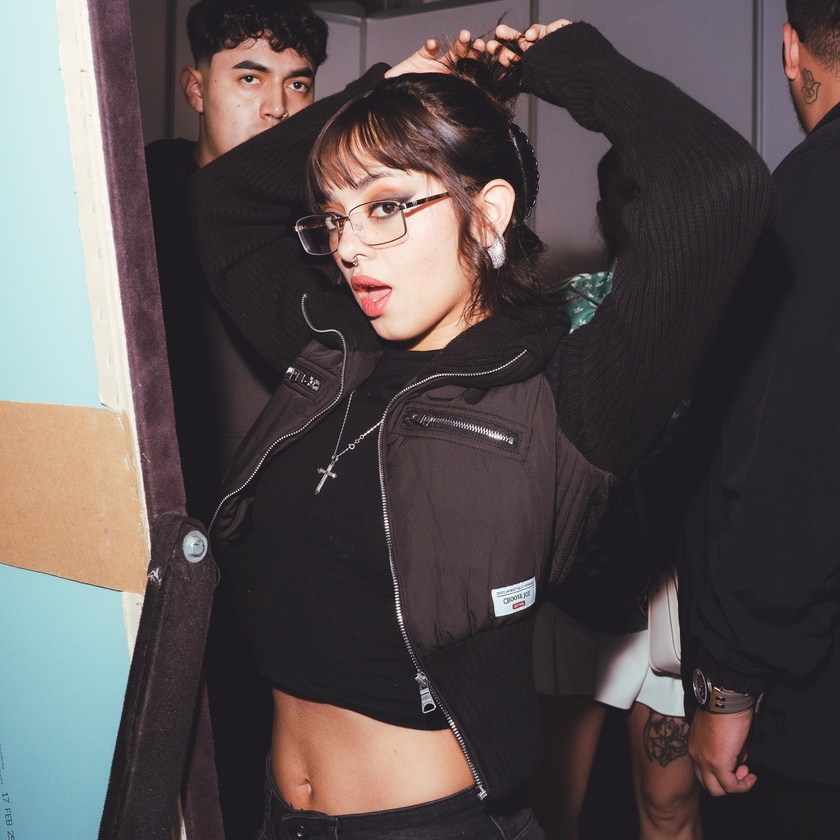
#> input picture PA 6/P16/cachirula.jpg, 840 x 840 px, shrunk from 2048 x 2048 before the run
$ python otra_imagen.py
#> lines starting #> are read from the running program, lines starting #| are printed output that depends on the picture
import cv2
import numpy as np

img = cv2.imread("cachirula.jpg")
#> img is the input picture: shape (840, 840, 3); mean B, G, R 80, 79.1, 87.4

h, w, c = img.shape
#> h = 840; w = 840; c = 3

img2 = np.zeros((h,w,c), np.uint8)

#img2 = np.clip(img.astype('int32') - 100,0,255).astype('uint8')

for i in range(h):
    for j in range(w):
        img2[i,j] = np.clip(255 - img[i,j].astype('int32'), 0, 255)
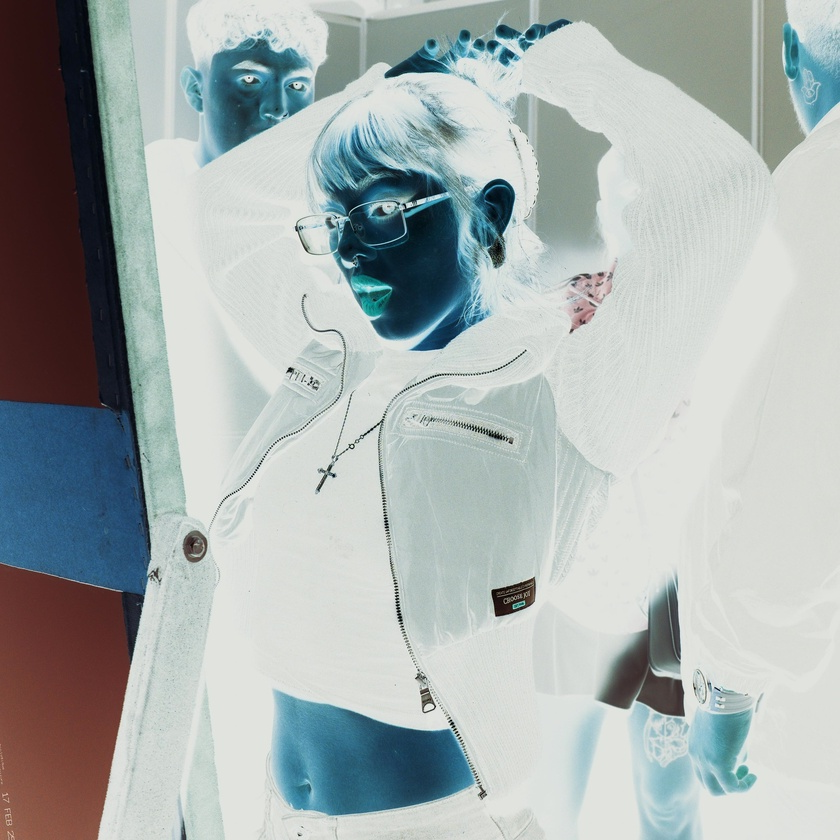
#> img2: shape (840, 840, 3); mean B, G, R 175, 175.9, 167.6

#img2 = cv2.cvtColor(img, cv2.COLOR_BGR2RGB)

cv2.imshow("Cachirula", img)
cv2.imshow("Cachirula Tuneada", img2)

cv2.waitKey()
